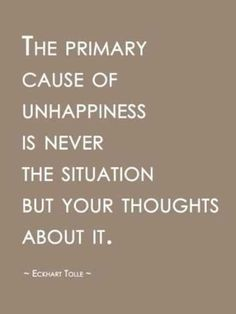
#> input picture PrepoznavanjeSlovaNaSlici/test01.jpeg, 236 x 314 px
$ python -i userimageski.py   (imports and definitions only)   (Python 2 division)   (older library calls are emulated)
#> lines starting #> are read from the running program, lines starting #| are printed output that depends on the picture; after the words box and inside, x2 and y2 are one past the last pixel; in counts of white or black regions, pixels touching at a corner belong together
import numpy as np
from skimage.io import imread
from skimage.filter import threshold_otsu
from skimage.transform import resize
import cPickle
from matplotlib import pyplot as plt
from skimage.morphology import closing, square
from skimage.measure import regionprops
from skimage import restoration
from skimage import measure
from skimage.color import label2rgb
import matplotlib.patches as mpatches

class UserData():
    """
    Klasa za procesiranje i obradu izabrane slike.
    """

    def __init__(self, image_file):

        # cita sliku kao grayscale i preprocesira je
#> called with image_file = 'test01.jpeg'
        self.image = imread(image_file, as_grey=True)
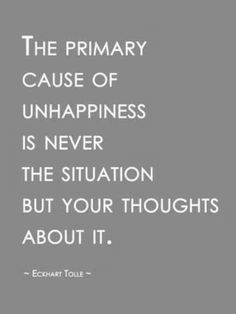
#> self.image: shape (314, 236) float64; min 0.411, max 0.999, mean 0.562
        self.preprocess_image()


    # [27 lines left out: function plot_preprocessed_image, not called in this run]

    def preprocess_image(self):

        # postavlja kontrast slike
        image = restoration.denoise_tv_chambolle(self.image, weight=0.01)
        thresh = threshold_otsu(image)
#> thresh = 0.701
        self.bw = closing(image > thresh, square(2))
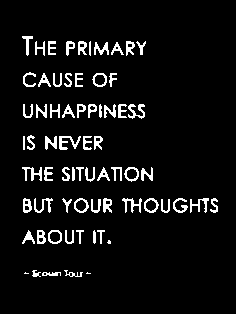
#> self.bw: shape (314, 236) bool; 6.4% white in thin lines or dots, all inside (x1, y1, x2, y2) = (22, 36, 218, 277)
        self.cleared = self.bw.copy()
        return self.cleared


    def get_text_candidates(self):

        # prepoznavanje konture objekta u slici
        label_image = measure.label(self.cleared)
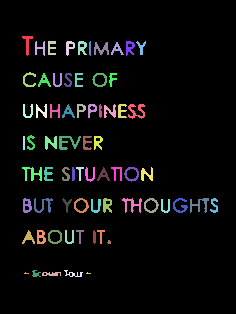
#> label_image: shape (314, 236) int32; 69 distinct labels, from 0 to 68; one colour per label, 0 black
        borders = np.logical_xor(self.bw, self.cleared)
#> borders: shape (314, 236) bool; every value is 0
        label_image[borders] = -1

        coordinates = []
        i=0

        # iscrtavanje kvadrata oko pronadjenih objekata i cuvanje njihovih koordinata
        for region in regionprops(label_image):
            if region.area > 10:
                minr, minc, maxr, maxc = region.bbox
                margin = 3
                minr, minc, maxr, maxc = minr-margin, minc-margin, maxr+margin, maxc+margin
                roi = self.image[minr:maxr, minc:maxc]
                if roi.shape[0]*roi.shape[1] == 0:
                    continue
                else:
                    if i==0:
                        # promenjena velicina objekta na 20x20 piksela
                        samples = resize(roi, (20,20))
                        coordinates.append(region.bbox)
                        i+=1
                    elif i==1:
                        roismall = resize(roi, (20,20))
                        samples = np.concatenate((samples[None,:,:], roismall[None,:,:]), axis=0)
                        coordinates.append(region.bbox)
                        i+=1
                    else:
                        roismall = resize(roi, (20,20))
                        samples = np.concatenate((samples[:,:,:], roismall[None,:,:]), axis=0)
                        coordinates.append(region.bbox)
#> this loop made 68 passes
#> (minr, minc, maxr, maxc, i) on passes 1 to 2: (33, 19, 59, 36, 1), (38, 32, 59, 48, 2)
#> (minr, minc, maxr, maxc) on passes 3 to 8: (38, 45, 58, 59), (38, 63, 59, 78), (38, 75, 58, 90), (38, 86, 59, 94), (38, 123, 59, 138), (38, 133, 58, 149)
#> pass 1, in get_text_candidates, `samples = resize(roi, (20,20))`:
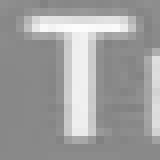
#> samples: shape (20, 20) float64 (shown 8 times larger); min 0.509, max 0.993, mean 0.625
#> pass 2, in get_text_candidates, `roismall = resize(roi, (20,20))`:
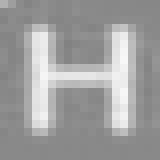
#> roismall: shape (20, 20) float64 (shown 8 times larger); min 0.511, max 0.97, mean 0.625
#> pass 3, in get_text_candidates, `roismall = resize(roi, (20,20))`:
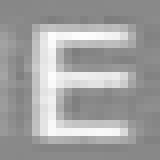
#> roismall: shape (20, 20) float64 (shown 8 times larger); min 0.491, max 0.99, mean 0.635
#> after the loop, coordinates = 66 items, first 6: (36, 22, 56, 33), (41, 35, 56, 45), (41, 48, 55, 56), (41, 66, 56, 75), (41, 78, 55, 87), (41, 89, 56, 91); i = 2

        # cuvanje svakog iscrtanog kvadrata sa objektom kao posebnu sliku
        self.candidates = {
            'total': samples,
            '3d': samples.reshape((samples.shape[0], -1)),
            'coordinates': np.array(coordinates)
            }

        print 'Slika pronadjenih objekata na slici'
        print 'Ukupno: ', self.candidates['total'].shape
#| Ukupno:  (66, 20, 20)
        print 'Koordinate konura: ', self.candidates['coordinates'].shape
#| Koordinate konura:  (66, 4)
        print '============================================================'

        return self.candidates

    # [95 lines left out: functions select_text_among_candidates, classify_text, plot_to_check, realign_text, not called in this run]


>>> result = UserData('test01.jpeg').get_text_candidates()
#> result = 3 items

$ run again, on PrepoznavanjeSlovaNaSlici/test02.jpeg
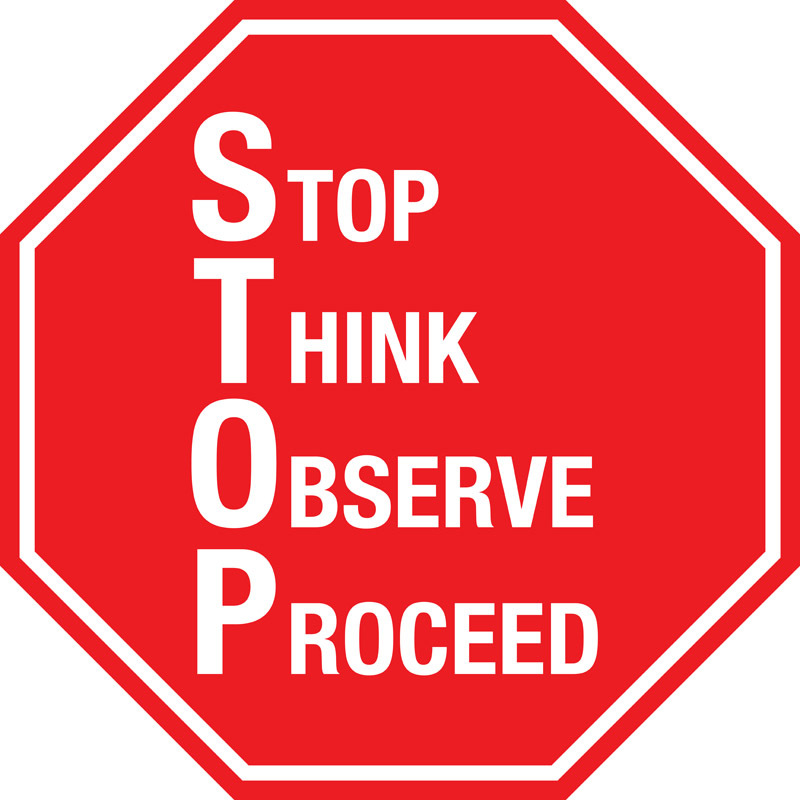
#> input picture PrepoznavanjeSlovaNaSlici/test02.jpeg, 800 x 800 px
#> thresh = 0.637
#> self.bw: shape (800, 800) bool; 32.7% white; 28 white regions, largest, box (x1, y1, x2, y2) and area: (20, 20, 781, 781) 38066, (0, 0, 234, 234) 27495, (566, 0, 800, 234) 27495
#> in get_text_candidates, `label_image = measure.label(self.cleared)`:
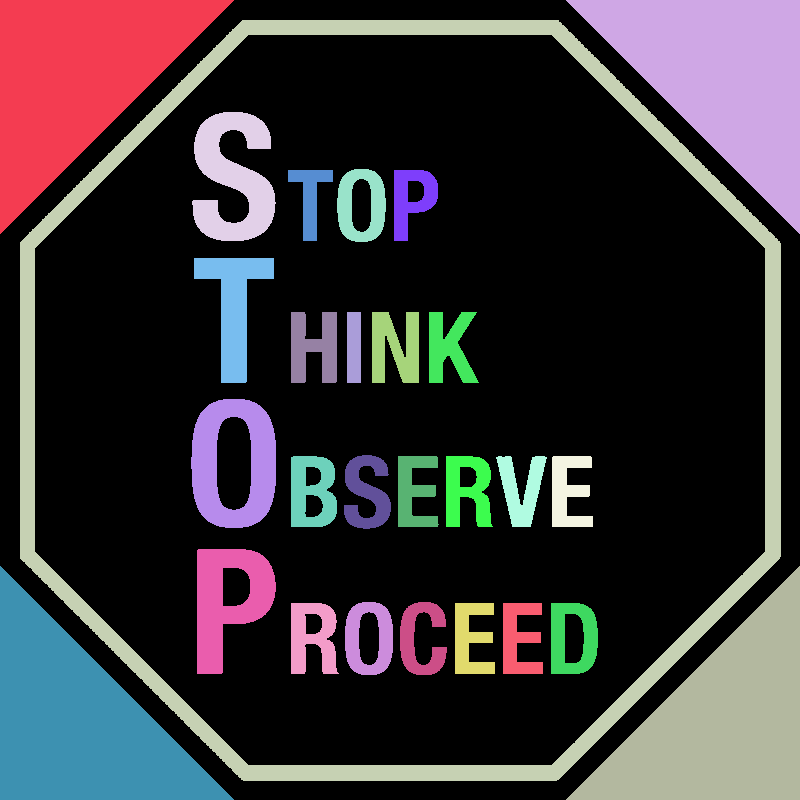
#> label_image: shape (800, 800) int32; 29 distinct labels, from 0 to 28; one colour per label, 0 black
#> borders: shape (800, 800) bool; every value is 0
#> the loop in get_text_candidates, `for region in regionprops(label_image):` made 28 passes
#> (minr, minc, maxr, maxc, i) on passes 3 to 4: (17, 17, 784, 784, 1), (109, 189, 244, 279, 2)
#> after the loop in get_text_candidates, `for region in regionprops(label_image):`:
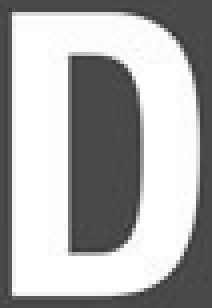
#> roi: shape (77, 53) float64 (shown 4 times larger); min 0.201, max 1, mean 0.675
#> after the loop in get_text_candidates, `for region in regionprops(label_image):`: coordinates = 25 items, first 6: (20, 20, 781, 781), (112, 192, 241, 276), (169, 337, 242, 386), (170, 288, 241, 333), (170, 394, 241, 438), (258, 194, 383, 274); i = 2
#| Ukupno:  (25, 20, 20)
#| Koordinate konura:  (25, 4)
#> result = 3 items
